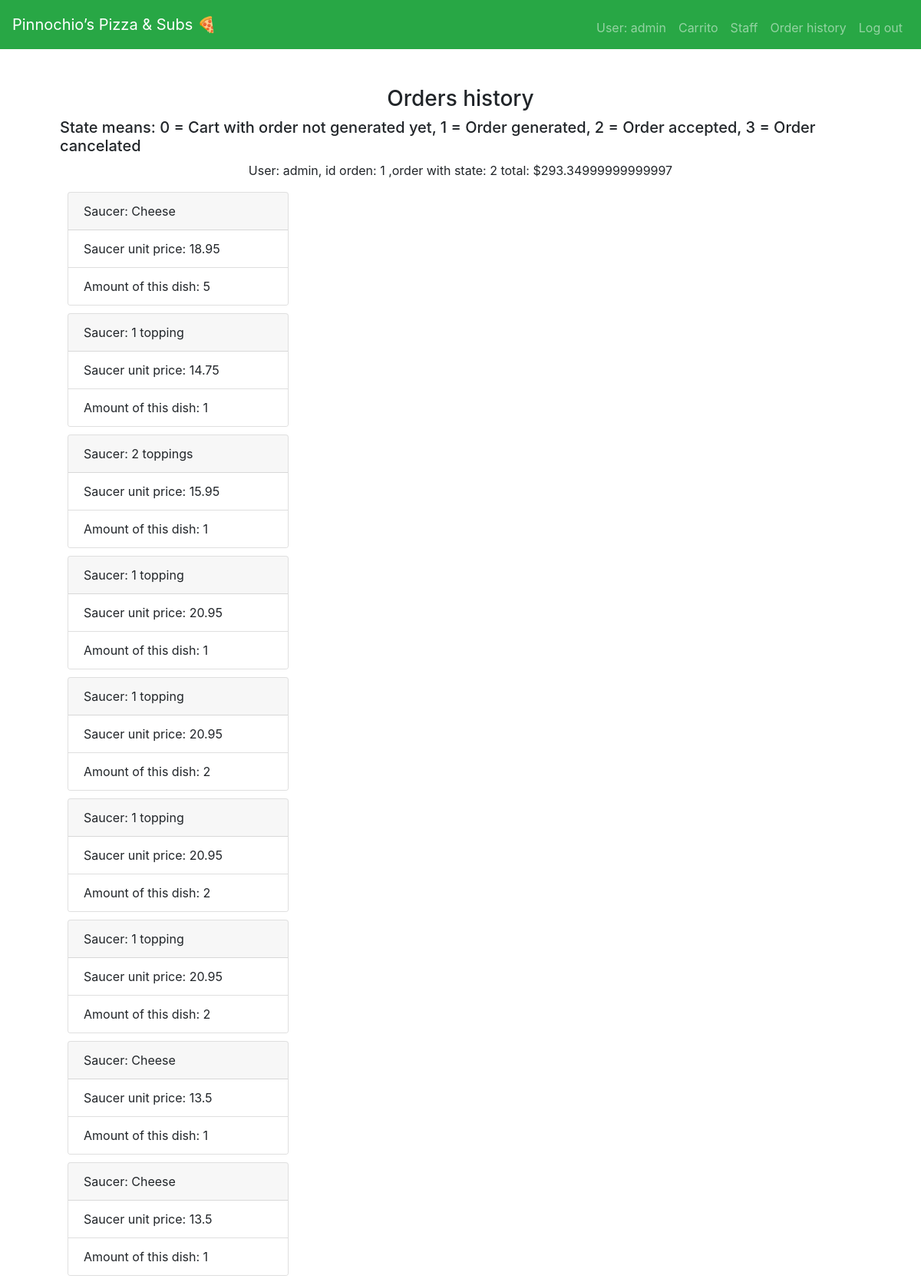
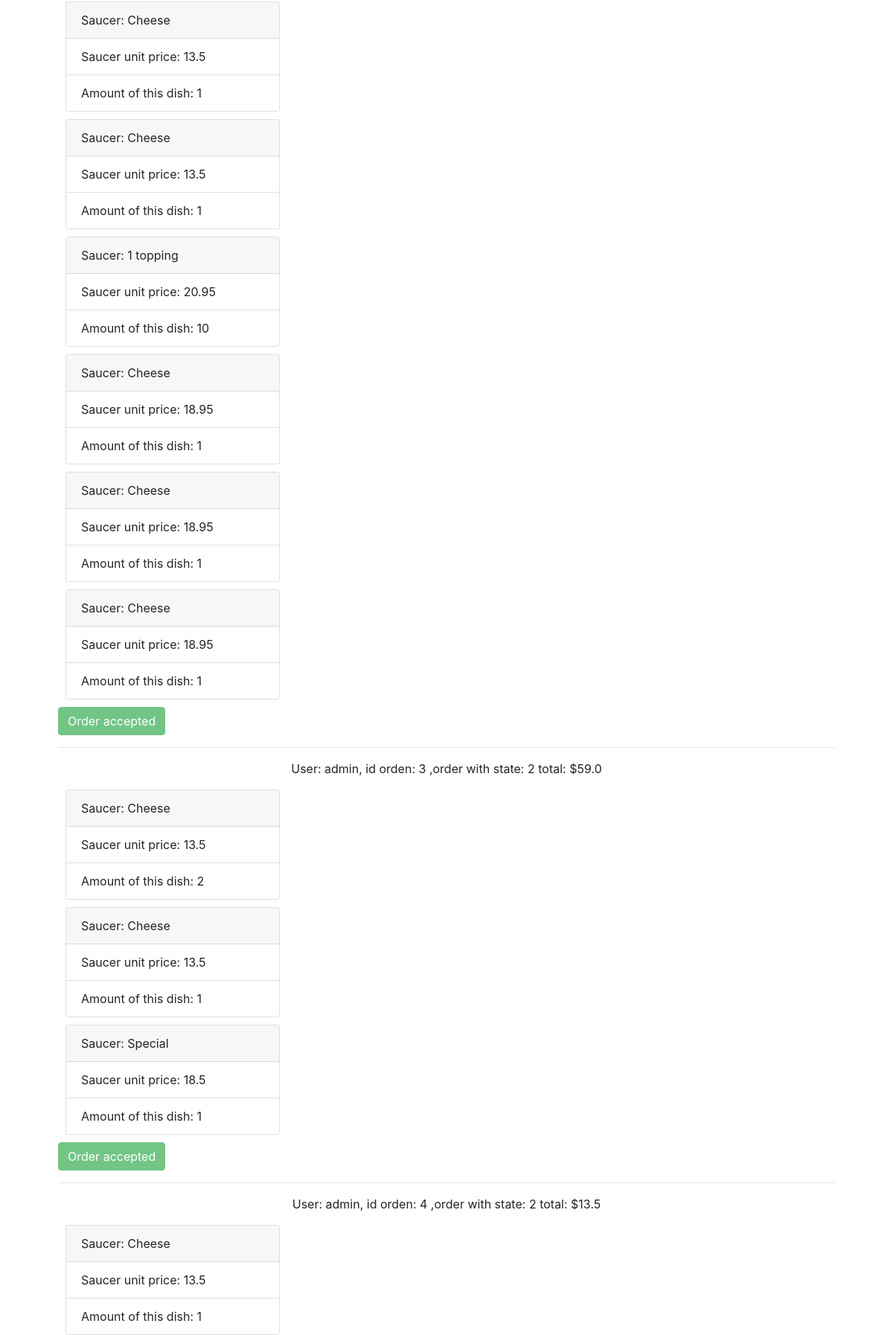
The app's page /history (signed in, upper part) with its own data (2 pictures, top to bottom).
### orders/models.py (models this page shows, shortened)
class Orden(models.Model):
    username = models.ForeignKey(User, on_delete=CASCADE, related_name="carrito")
    total = models.FloatField(blank=True, null=True, default=0)
    ESTADO = [("0", "creada"), ("1", "progreso"), ("2", "finalizado"), ("3", "cancelado")]
    estado = models.CharField(max_length=10, choices=ESTADO, default="0")
    fecha = models.DateTimeField(auto_now_add=True)
    class Meta:
        verbose_name_plural = "Orden"

class DetalleOrden(models.Model):
    orden = models.ForeignKey(Orden, on_delete=CASCADE, related_name="orden_detalle")
    producto = models.CharField(max_length=60)
    precio = models.FloatField()
    cantidad = models.IntegerField()
    toppingsList = ManyToManyField(Toppings, related_name="detalle_ordenes", blank=True)
    class Meta:
        verbose_name_plural = "DetalleOrden"

### orders/views.py (the view)
# urls.py: path("history", views.history, name="history"),
def history(request):
    my_history = Orden.objects.filter(username=request.user).all()
    detalle = DetalleOrden.objects.all()
    context = {
        "ordenes": my_history,
        "detalle": detalle
    }
    return render(request, "orders/history.html", context)

### orders/templates/orders/history.html (shortened to what this page needs)
{% extends 'base.html' %}
{% load bootstrap4 %}
{% load static %}
{% block head_css %}
    <link rel="stylesheet" href="{% static 'styles.css' %}">
{% endblock %}
{% block main %}
    <h3 class="text-center">Orders history</h3>
    <h5>State means: 0 = Cart with order not generated yet, 1 = Order generated, 2 = Order accepted, 3 = Order cancelated</h5>
    {% for order in ordenes %}
        <p class="text-center">User: {{order.username}}, id orden: {{order.id}} ,order with state: {{order.estado}} total: ${{order.total}}</p>
        {% for deta in detalle %}
            {% if deta.orden.pk == order.pk %}
                <div class="card" style="width: 18rem;">
                    <div class="card-header">
                        Saucer: {{deta.producto}}
                    </div>
                    <ul class="list-group list-group-flush">
                    <li class="list-group-item">Saucer unit price: {{deta.precio}}</li>
                    <li class="list-group-item">Amount of this dish: {{deta.cantidad}}</li>
                    </ul>
                </div>
            {% endif %}
        {% endfor %}
        {% if order.estado == "0" %}
            <button class="btn btn-light" disabled>Cart with order not generated yet</button>
        {% elif order.estado == "1" %}
            <button class="btn btn-dark" disabled>Order generated</button>
        {% elif order.estado == "2" %}
            <button class="btn btn-success" disabled>Order accepted</button>
        {% else %}
            <button class="btn btn-dark" disabled>Order cancelated</button>
        {% endif %}
        <hr>
    {% endfor %}
{% endblock %}

### templates/base.html (shortened to what this page needs)
{% load bootstrap4 %}
{% load static %}
<!DOCTYPE html>
<html lang="sp">
<head>
    {% bootstrap_css %}
    <link rel="stylesheet" href="{% static '/css/styles.css' %}">
    {% block head_css %}
    {% endblock %}
</head>
<body>
    {% if user.is_authenticated %}
    <nav class="navbar navbar-expand-lg navbar-dark bg-success">
        <a class="navbar-brand" href="/">Pinnochio’s Pizza & Subs 🍕</a>
        <div class="collapse navbar-collapse" id="navbarSupportedContent">
                <ul class="navbar-nav ml-auto mt-2">
                    <li class="nav-item"><a class="nav-link" href="#"> User: {{ user.username }} </a></li>
                    <li class="nav-item"><a class="nav-link" href="{% url 'carrito' %}"> Carrito </a></li>
                    {% if user.is_staff %}
                        <li class="nav-item"><a class="nav-link" href="{% url 'staff' %}"> Staff </a></li>
                    {% endif %}
                    <li class="nav-item"><a class="nav-link" href="{% url 'history' %}"> Order history </a></li>
                    <li class="nav-item"><a class="nav-link" href="{% url 'logout' %}">Log out</a></li>
                </ul>
        </div>
    </nav>
    {% endif %}
    <main class="container p-5">
        {% block main %}{% endblock %}
    </main>
</body>
</html>

### orders/static/css/styles.css (style rules this page uses)
.card { margin: 10px; }
nav a { color: white; }

### records on screen
Orden: username "admin", id "1", estado "2", total "293.34999999999997", shows "Order accepted"
DetalleOrden: producto "Cheese", precio "18.95", cantidad "5"
DetalleOrden: producto "1 topping", precio "14.75", cantidad "1"
DetalleOrden: producto "2 toppings", precio "15.95", cantidad "1"
DetalleOrden: producto "1 topping", precio "20.95", cantidad "1"
DetalleOrden: producto "1 topping", precio "20.95", cantidad "2"
DetalleOrden: producto "1 topping", precio "20.95", cantidad "2"
DetalleOrden: producto "1 topping", precio "20.95", cantidad "2"
DetalleOrden: producto "Cheese", precio "13.5", cantidad "1"
DetalleOrden: producto "Cheese", precio "13.5", cantidad "1"
DetalleOrden: producto "Cheese", precio "13.5", cantidad "1"
DetalleOrden: producto "Cheese", precio "13.5", cantidad "1"
DetalleOrden: producto "1 topping", precio "20.95", cantidad "10"
DetalleOrden: producto "Cheese", precio "18.95", cantidad "1"
DetalleOrden: producto "Cheese", precio "18.95", cantidad "1"
DetalleOrden: producto "Cheese", precio "18.95", cantidad "1"
Orden: username "admin", id "3", estado "2", total "59.0", shows "Order accepted"
DetalleOrden: producto "Cheese", precio "13.5", cantidad "2"
DetalleOrden: producto "Cheese", precio "13.5", cantidad "1"
DetalleOrden: producto "Special", precio "18.5", cantidad "1"
Orden: username "admin", id "4", estado "2", total "13.5"
DetalleOrden: producto "Cheese", precio "13.5", cantidad "1"

### other values on screen
{{ user.username }} "admin"
